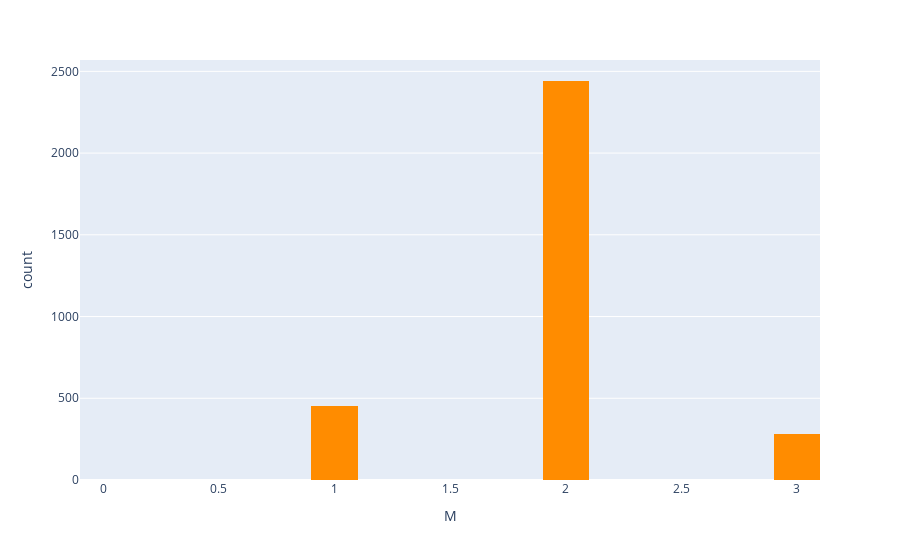

Source (notebook cell):
### Code cell
fig = px.histogram(csa, x="M",nbins = 20,color_discrete_sequence = ['darkorange'])
fig.show()

### Figure 1 — Plotly figure (JSON) as saved in the notebook; plotly's stock layout.template omitted (floating-point values rounded to 4 significant figures; data arrays with more than 128 entries replaced by an {"elided": "..."} marker saying what was removed)
{"data": [{"alignmentgroup": "True", "bingroup": "x", "hovertemplate": "M=%{x}<br>count=%{y}<extra></extra>", "legendgroup": "", "marker": {"color": "darkorange", "pattern": {"shape": ""}}, "name": "", "nbinsx": 20, "offsetgroup": "", "orientation": "v", "showlegend": false, "type": "histogram", "x": {"elided": "3179 int values"}, "xaxis": "x", "yaxis": "y"}], "layout": {"autosize": true, "barmode": "relative", "legend": {"tracegroupgap": 0}, "margin": {"t": 60}, "xaxis": {"anchor": "y", "autorange": true, "domain": [0, 1], "range": [-0.1, 3.1], "title": {"text": "M"}, "type": "linear"}, "yaxis": {"anchor": "x", "autorange": true, "domain": [0, 1], "range": [0, 2569.0], "title": {"text": "count"}}}}
